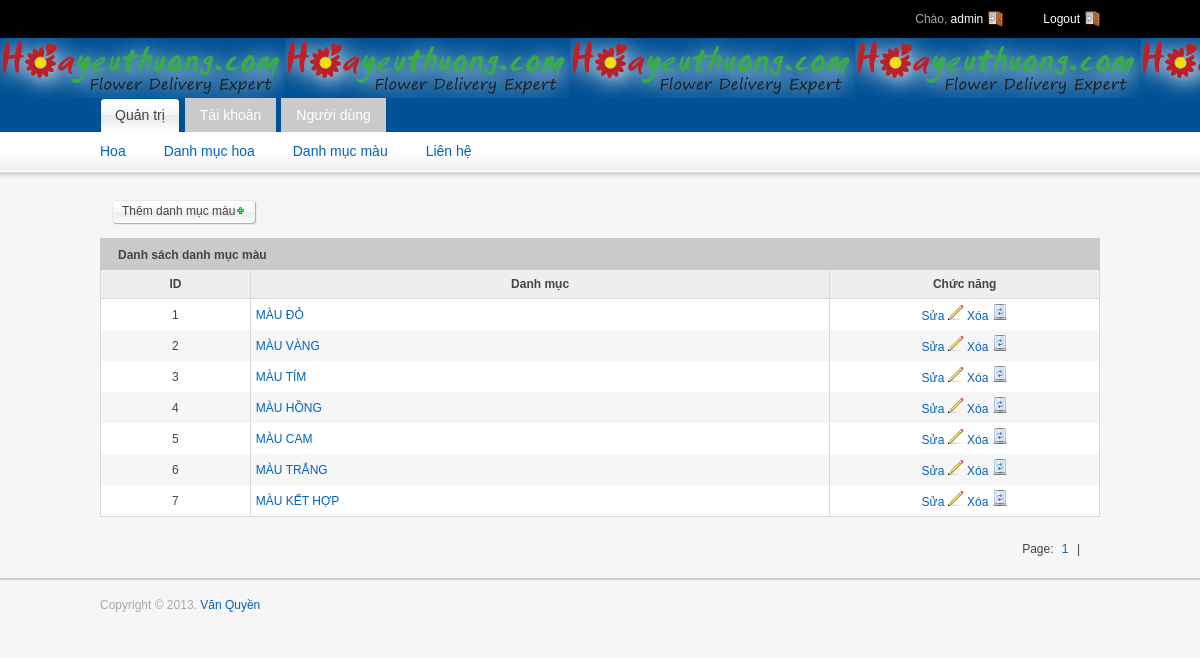
/admin/indexColor.php (signed in), run on the app's committed database.
### tables this page shows
CREATE TABLE `nhom` (
  `id_nhom` int(11) NOT NULL,
  `Tennhom` varchar(100) NOT NULL
);

### admin/indexColor.php (the view, shortened to what this page needs)
<?php
	include_once $_SERVER["DOCUMENT_ROOT"]."/banhoa/templates/admin/inc/header.php";
?>
<?php
	include_once $_SERVER["DOCUMENT_ROOT"]."/banhoa/function/dbconnection.php";
	$querytsd="SELECT COUNT(id_nhom) AS tongsodong FROM nhom";
	$resulttsd=$mysqli->query($querytsd);
	$arrtsd=mysqli_fetch_assoc($resulttsd);
	$tongsodong=$arrtsd["tongsodong"];
	$row_count=ROW_COUNT;
	$sotrang=ceil($tongsodong/$row_count);
	$current_page=1;
	$off_set=($current_page-1)*$row_count;
	$query="SELECT * FROM nhom LIMIT {$off_set},{$row_count}";
	$result=$mysqli->query($query);
?>
<div class="bottom-spacing">
	<div class="float-left">
		<a href="addColor.php" class="button">
			<span>Thêm danh mục màu<img src="/banhoa/templates/admin/images/plus-small.gif" alt="Thêm tin"></span>
		</a>
	</div>
</div>
<div class="grid_12">
	<div class="module">
		<h2><span>Danh sách danh mục màu</span></h2>
		<div class="module-table-body">
			<form action="">
			<table id="myTable" class="tablesorter">
				<thead>
					<tr>
						<th style="width:15%; text-align: center;">ID</th>
						<th>Danh mục</th>
						<th style="width:27%; text-align: center;">Chức năng</th>
					</tr>
				</thead>
				<tbody>
					<?php
						while($rowdm=mysqli_fetch_assoc($result)){
							$id=$rowdm["id_nhom"];
							$ten=$rowdm["Tennhom"];
					?>
					<tr>
						<td class="align-center"><?php echo $id?></td>
						<td><a href=""><?php echo $ten?></a></td>
						<td align="center">
							<a href="editColor.php?edit=<?php echo $id?>">Sửa <img src="/banhoa/templates/admin/images/pencil.gif" alt="edit" /></a>
							<a href="delColor.php?delete=<?php echo $id?>">Xóa <img src="/banhoa/templates/admin/images/bin.gif" width="16" height="16" alt="delete" /></a>
						</td>
					</tr>
					<?php }?>
				</tbody>
			</table>
			</form>
		 </div>
	</div>
		 <div class="pagination">
					<div class="numbers">
						<span>Page:</span>
						<?php
							for($i=1;$i<=$sotrang;$i++){
						?>
						<a href="indexColor.php?current_page=<?php echo $i?>"><?php echo $i?></a>
						<span>|</span>
						<?php
							}
						?>
					</div>
				 </div>
</div>
<?php require_once $_SERVER['DOCUMENT_ROOT']. '/banhoa/templates/admin/inc/footer.php';?>

### templates/admin/css/styles.css (style rules this page uses)
html, body, div, span, applet, object, iframe, h1, h2, h3, h4, h5, h6, p, blockquote, pre, a, abbr, acronym, address, big, cite, code, del, dfn, em, font, img, ins, kbd, q, s, samp, small, strike, strong, sub, sup, tt, var, b, u, i, center, dl, dt, dd, ol, ul, li, fieldset, form, label, legend, table, caption, tbody, tfoot, thead, tr, th, td { background: transparent none repeat scroll 0 0; border: 0 none; font-size: 100%; margin: 0; outline: 0 none; padding: 0; }
body { line-height: 1; }
table { border-collapse: collapse; border-spacing: 0; }
body { background-color: #f6f6f6; color: #444444; font: 12px/1.5 tahoma,arial; }
h2 { font-size: 24px; letter-spacing: -1px; }
p, dl, hr, h1, h2, h3, h4, h5, h6, ol, ul, pre, table, address, fieldset { margin-bottom: 15px; }
a, a:visited { color: #0063be; text-decoration: none; }
.align-center { text-align: center; }
.float-left { float: left; }
.bottom-spacing { margin: 12px; }
div.module { float: left; margin-bottom: 10px; width: 100%; }
div.module div.module-table-body { float: left; padding: 0; width: 100%; }
div.module h2 { background: #cacaca none repeat scroll 0 0; color: #444444; display: block; float: left; font-family: Arial,Helvetica,sans-serif; font-size: 12px; font-weight: bold; height: 32px; letter-spacing: normal; margin-bottom: 0; margin-right: 0; padding-right: 0; text-decoration: none; width: 100%; }
div.module h2 span { display: block; line-height: 20px; padding: 7px 0 5px 18px; }
div.module table { border-bottom: 1px solid #d9d9d9; border-left: 1px solid #d9d9d9; margin: 0 0 10px; width: 100%; }
div.module table th { background-color: #eeeeee; border-bottom: 1px solid #d9d9d9; border-right: 1px solid #d9d9d9; color: #444444; padding: 5px; }
div.module table td { background-color: #ffffff; border-right: 1px solid #d9d9d9; padding: 5px; }
a.button { background: transparent url("../images/button-right-bg-m.gif") no-repeat scroll right top; color: #444444; display: block; float: left; font-family: Arial,Helvetica,sans-serif; font-size: 12px; height: 26px; padding-right: 11px; text-decoration: none; }
a.button span { background: transparent url("../images/button-left-bg-m.gif") no-repeat scroll left top; display: block; line-height: 15px; padding: 4px 0 7px 10px; }
.pagination { float: right; margin-bottom: 20px; }
.pagination .numbers { float: left; margin-right: 15px; padding-top: 3px; }
.pagination .numbers span { padding: 0 5px; }
#myTable td { vertical-align: middle; }
#myTable tr:nth-child(2n) td { background: #f6f6f6 none repeat scroll 0 0; }

### data on the page
nhom: id_nhom "1", Tennhom "MÀU ĐỎ"
nhom: id_nhom "2", Tennhom "MÀU VÀNG"
nhom: id_nhom "3", Tennhom "MÀU TÍM"
nhom: id_nhom "4", Tennhom "MÀU HỒNG"
nhom: id_nhom "5", Tennhom "MÀU CAM"
nhom: id_nhom "6", Tennhom "MÀU TRẮNG"
nhom: id_nhom "7", Tennhom "MÀU KẾT HỢP"
